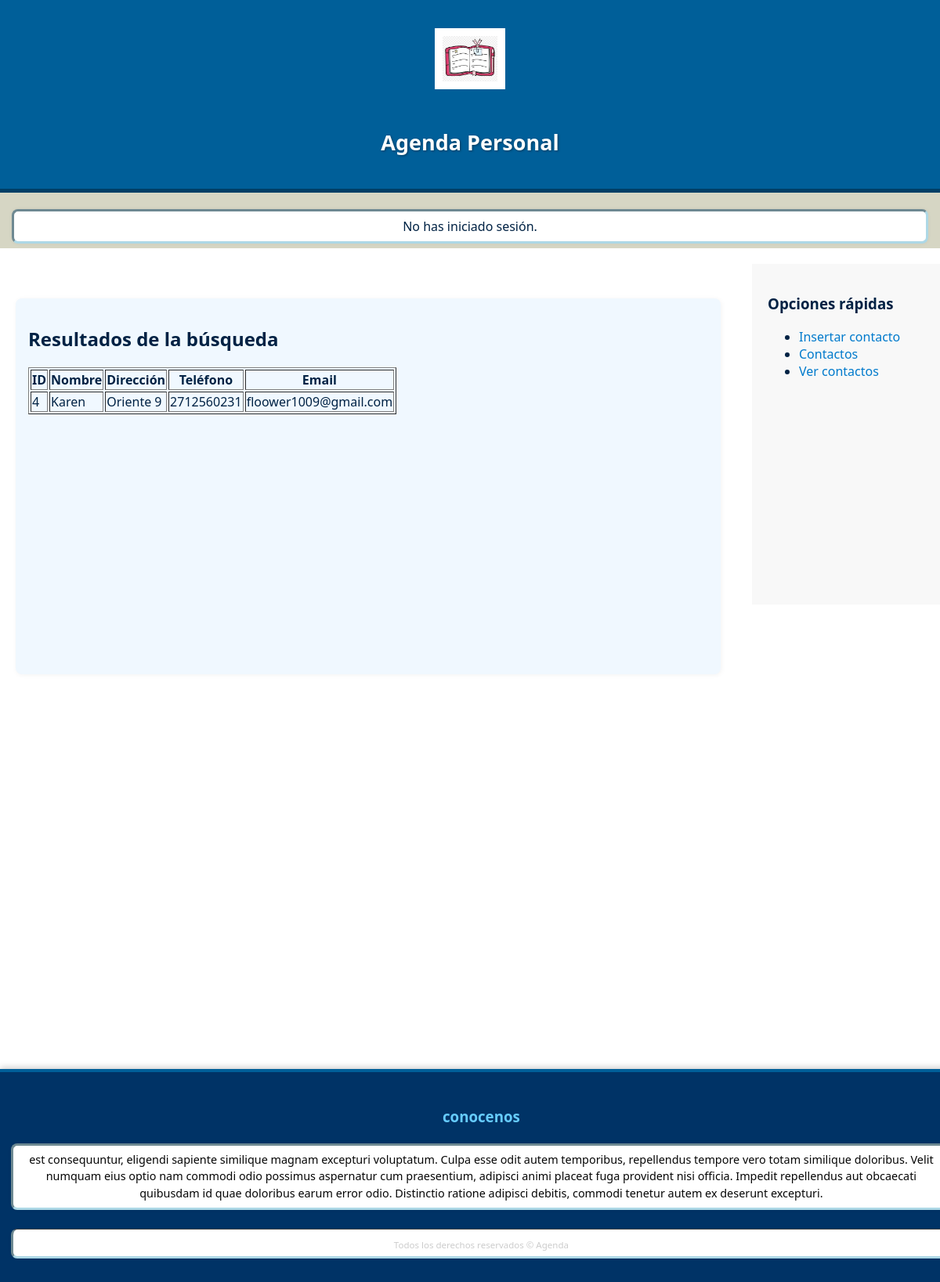
Screenshot of /resultados.php?Nombre=Karen with the database file from the repository.
### tables this page shows
CREATE TABLE `contactos` (
  `id` int(11) NOT NULL,
  `nombre` varchar(40) NOT NULL,
  `direccion` varchar(40) NOT NULL,
  `telefono` varchar(40) NOT NULL,
  `email` varchar(40) NOT NULL,
  `id_usuario` int(11) NOT NULL
);

### resultados.php (the view, shortened to what this page needs)
<?php
include_once("menu.php");
?>
<section class="container1">
<?php
if (isset($_GET["Nombre"]) && !empty(trim($_GET["Nombre"]))) {
    $nombreBuscar = trim($_GET["Nombre"]);
    $oMysql = conectarDB();
    $Query = "SELECT * FROM contactos WHERE nombre = ?";
    $stmt = $oMysql->prepare($Query);
    $stmt->bind_param("s", $nombreBuscar);
    $stmt->execute();
    $Result = $stmt->get_result();
    echo "<h2>Resultados de la búsqueda</h2>";
    if ($Result->num_rows == 0) {
        echo "<p>No se encontró ningún contacto con ese nombre.</p>";
    } else {
        echo "<table class='tabla-contactos' border='1'>";
        echo "<thead><tr><th>ID</th><th>Nombre</th><th>Dirección</th><th>Teléfono</th><th>Email</th></tr></thead><tbody>";
        while ($row = $Result->fetch_assoc()) {
            echo "<tr>";
            echo "<td>" . htmlspecialchars($row["id"]) . "</td>";
            echo "<td>" . htmlspecialchars($row["nombre"]) . "</td>";
            echo "<td>" . htmlspecialchars($row["direccion"]) . "</td>";
            echo "<td>" . htmlspecialchars($row["telefono"]) . "</td>";
            echo "<td>" . htmlspecialchars($row["email"]) . "</td>";
            echo "</tr>";
        }
        echo "</tbody></table>";
    }
} else {
    echo "<p>Por favor, ingrese un nombre para buscar.</p>";
}
?>
</section>

### css/sty.css (style rules this page uses)
a:link { color: #007acc; text-decoration: none; transition: color 0.3s ease; }
img.logo { width:70px; height:70px; }
p { margin-bottom: 0.06em; padding: 0.5em; border: medium inset #add8e6; border-radius: 8px; background-color: #ffffff; box-shadow: 0 0 5px rgba(0, 0, 0, 0.05); }
body { font-family: 'Segoe UI', Verdana, Helvetica, Arial, "Times New Roman", sans-serif; color: #002244; background-image: url("ruta/a/tu/imagen.jpg"); background-size: cover; background-position: center; background-repeat: no-repeat; min-height: 100vh; margin: 0; padding: 0; }
img, video, canvas { max-width: 100%; display: block; }
header { padding: 1em; color: #ffffff; font-weight: bold; font-size: large; background-color: #005f99; text-align: center; text-transform: capitalize; text-shadow: 1px 1px 3px rgba(0, 0, 0, 0.4); border-bottom: 5px solid #003f66; display: flex; flex-direction: column; align-items: center; justify-content: center; }
img.logo { height: auto; margin-bottom: 0.5em; }
#titPral { display: inline; vertical-align: 90%; }
.contenedor { display: flex; flex-wrap: wrap; justify-content: space-between; align-items: flex-start; }
section { width: 75%; min-height: 30em; margin: 20px; padding: 1em; background-color: #f0f8ff; border-radius: 8px; box-shadow: 1px 1px 6px rgba(0, 0, 0, 0.05); text-transform: none; box-sizing: border-box; }
.sidebar, aside { width: 25%; padding: 10px; background-color: rgb(44, 119, 209); box-sizing: border-box; }
aside { float: right; height: 435px; margin: 20px -10px 20px 0; background: rgb(251, 251, 249); }
footer { clear: both; text-align: center; background: #ccc; width: 100%; background-color: #003366; color: #ffffff; padding: 2em 1em; font-size: 0.9em; border-top: 4px solid #005f99; box-shadow: 0 -2px 8px rgba(0, 0, 0, 0.2); margin-top: 440px; }
footer h2 { font-size: 1.3em; margin-bottom: 0.5em; color: #66ccff; }
footer .nosotros, footer .menu-navegacion { flex: 1 1 300px; }
footer p { margin-top: 1.5em; line-height: 1.5; color: #060606; }
footer .copyright { text-align: center; margin-top: 2em; font-size: 0.8em; color: #cccccc; border-top: 1px solid #444; padding-top: 1em; }
.sidebar { width: 250px; background-color: #f0f0f0; padding: 20px; }
.sidebar { width: 250px; padding: 20px; background-color: #f8f8f8; }

### rows the page displays
contactos: id "4", nombre "Karen", direccion "Oriente 9", telefono "2712560231", email "floower1009@gmail.com"
